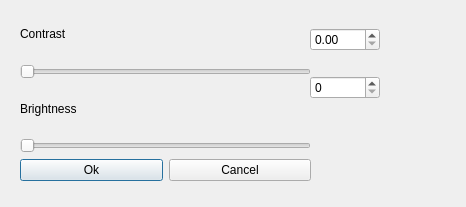
<?xml version="1.0" encoding="UTF-8"?>
<ui version="4.0">
 <class>brightDialog</class>
 <widget class="QDialog" name="brightDialog">
  <property name="geometry">
   <rect>
    <x>0</x>
    <y>0</y>
    <width>466</width>
    <height>207</height>
   </rect>
  </property>
  <property name="windowTitle">
   <string>Dialog</string>
  </property>
  <widget class="QWidget" name="layoutWidget">
   <property name="geometry">
    <rect>
     <x>20</x>
     <y>10</y>
     <width>291</width>
     <height>171</height>
    </rect>
   </property>
   <layout class="QVBoxLayout" name="verticalLayout_2">
    <item>
     <layout class="QVBoxLayout" name="verticalLayout">
      <item>
       <widget class="QLabel" name="label">
        <property name="text">
         <string>Contrast</string>
        </property>
       </widget>
      </item>
      <item>
       <widget class="QSlider" name="contSlider">
        <property name="orientation">
         <enum>Qt::Horizontal</enum>
        </property>
       </widget>
      </item>
      <item>
       <widget class="QLabel" name="label_2">
        <property name="text">
         <string>Brightness</string>
        </property>
       </widget>
      </item>
      <item>
       <widget class="QSlider" name="brightSlider">
        <property name="orientation">
         <enum>Qt::Horizontal</enum>
        </property>
       </widget>
      </item>
     </layout>
    </item>
    <item>
     <layout class="QHBoxLayout" name="horizontalLayout">
      <item>
       <widget class="QPushButton" name="okButton">
        <property name="text">
         <string>Ok</string>
        </property>
       </widget>
      </item>
      <item>
       <widget class="QPushButton" name="cancelButton">
        <property name="text">
         <string>Cancel</string>
        </property>
       </widget>
      </item>
     </layout>
    </item>
   </layout>
  </widget>
  <widget class="QWidget" name="">
   <property name="geometry">
    <rect>
     <x>310</x>
     <y>9</y>
     <width>70</width>
     <height>111</height>
    </rect>
   </property>
   <layout class="QVBoxLayout" name="verticalLayout_3">
    <item>
     <widget class="QDoubleSpinBox" name="contSpinBox"/>
    </item>
    <item>
     <widget class="QSpinBox" name="brightSpinBox"/>
    </item>
   </layout>
  </widget>
 </widget>
 <resources/>
 <connections/>
</ui>
